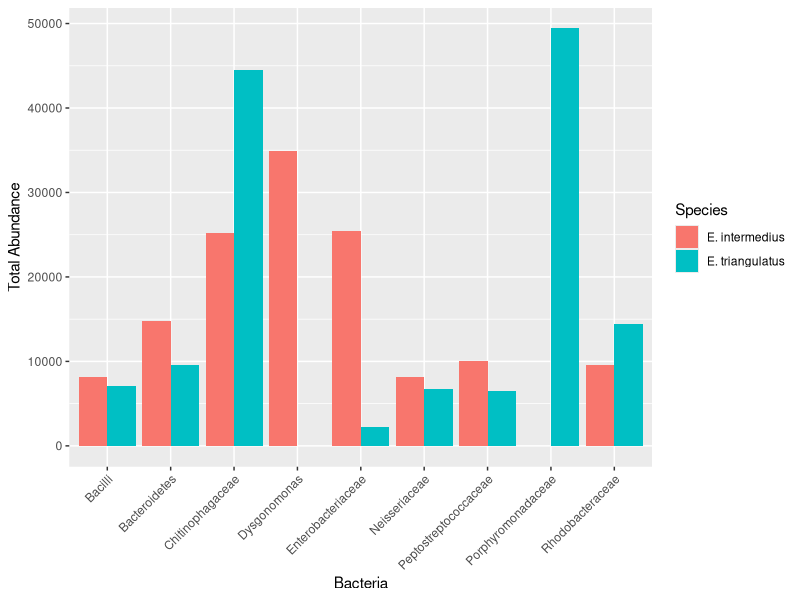

Write R code to recreate this figure. (Note: this script raises an error after producing the figure.)
# Libraries used:
library(tidyverse)
library(stringr)
library(purrr)

# Step 1: Load your data
otu_table <- read_csv("./data/input/otu_table.csv")
top10 <- read_csv("./data/top_10.csv")
mapping <- read_tsv("./data/input/mapping.txt", comment = "#", 
                    col_names = c("SampleID", "BarcodeSequence", "LinkerPrimerSequence", "Description"))

# Step 2: Extract numeric OTU IDs from the top 17 list
top10 <- top10 %>%
  mutate(OTU_ID = as.numeric(str_extract(`...1`, "\\d+$")))

top10_tax <- top10 %>%
  left_join(otu_table %>% select(1,63), by = "OTU_ID")

# Step 4: Extracting the most specific available taxonomic label
top10_tax <- top10_tax %>%
  mutate(Taxon_Label = map_chr(top10_tax[[7]], function(lineage) {
    if (is.na(lineage)) return("Unknown")
    tax_levels <- str_split(lineage, ";")[[1]]
    tax_levels <- rev(tax_levels)  # from specific to general
    cleaned <- str_replace_all(tax_levels, ".*__", "") %>% str_trim()
    specific <- cleaned[!cleaned %in% c("uncultured", "unclassified", "", NA)]
    if (length(specific) > 0) specific[1] else "Unknown"
  })) %>%
  mutate(Taxon_Label = str_replace_all(Taxon_Label, "_", " "))

# Step 5: Subset OTU table to top 17 OTUs and drop Consensus Lineage
top_otus <- otu_table %>%
  filter(OTU_ID %in% top10$OTU_ID) %>%
  select(-`Consensus Lineage`)

otu_rel_abund <- top_otus %>%
  column_to_rownames("OTU_ID") %>%  # Convert OTU_ID to row names
  mutate(across(everything(), as.numeric)) %>%  # Convert all columns to numeric
  rownames_to_column("OTU_ID") %>%  # Convert row names back to a column
  pivot_longer(-OTU_ID, names_to = "SampleID", values_to = "Abundance") %>%  # Reshape to long format
  mutate(OTU_ID = as.numeric(OTU_ID))  # Convert OTU_ID to numeric

# Step 6: Extract species info from mapping file
mapping <- mapping %>%
  mutate(Species = str_extract(Description, "E\\. intermedius|E\\. triangulatus")) %>% 
  filter(!str_detect(Species, "untreated dung"))

# Step 7: Merge abundance data with species metadata
otu_with_species <- otu_rel_abund %>%
  left_join(mapping %>% select(SampleID, Species), by = "SampleID")

# Step 8: Calculate mean abundance for each OTU by species
sum_abundance <- otu_with_species %>%
  group_by(OTU_ID, Species) %>%
  summarise(Abundances = sum(Abundance), .groups = "drop")

abundanceData <- sum_abundance %>%
  filter(!is.na(sum_abundance[[2]]))

# Step 9: Adding taxon labels to data for plotting
top10_tax_long <- top10_tax %>%
  pivot_longer(cols = starts_with("Taxon_Label"),  # Assuming Taxon_Label columns start with 'Taxon_Label'
               names_to = "Taxon_Type", 
               values_to = "Taxon_Label") %>%
  select(OTU_ID, Taxon_Label)  # Keep only the relevant columns

final <- abundanceData %>%
  left_join(top10_tax_long %>% select(OTU_ID, Taxon_Label), by = "OTU_ID")

# Step 10: Plotting bar chart
barplot<- ggplot(final, aes(x = Taxon_Label, y = Abundances, fill = Species)) +
  geom_bar(stat = "identity", position = "dodge") +
  labs(
    x = "Bacteria",
    y = "Total Abundance") + theme(axis.text.x = element_text(angle = 45, hjust = 1))
  scale_fill_manual(values = c("#66c2a5", "#fc8d62")) +
  theme_minimal(base_size = 14)

# Save
save(barplot, file= "./Figures/barplot.RData")  
